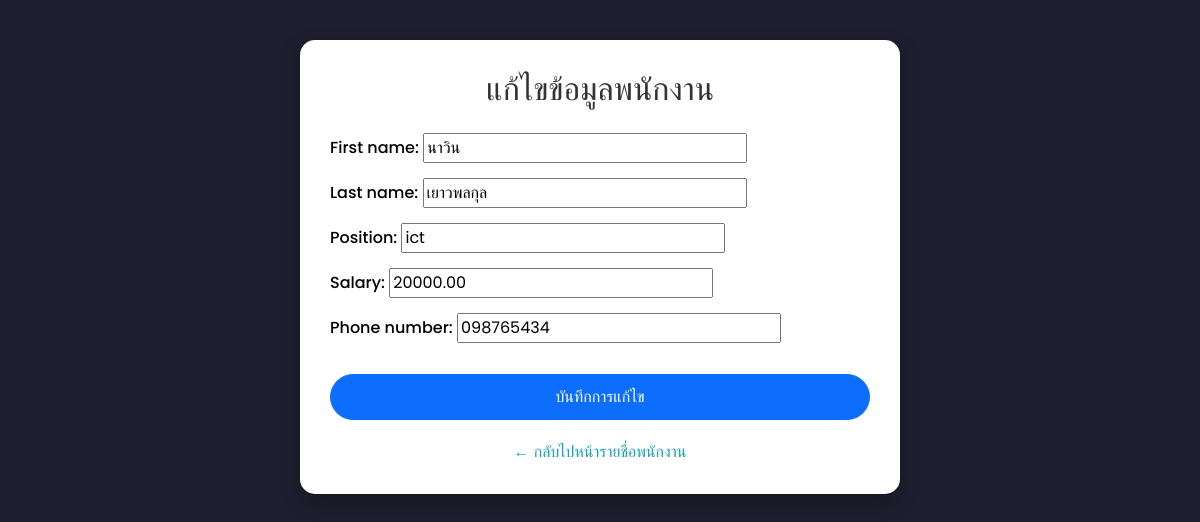
The page /edit/9/ on the database its author committed.
### employee/models.py (models this page shows, shortened)
class Employee(models.Model):
    first_name = models.CharField(max_length=100)
    last_name = models.CharField(max_length=100)
    position = models.CharField(max_length=100)
    salary = models.DecimalField(max_digits=10, decimal_places=2)
    phone_number = models.CharField(max_length=15)

### employee/views.py (the view)
# urls.py: path('edit/<int:pk>/', views.edit_employee, name='edit_employee'),  # หน้าแก้ไขพนักงาน
def edit_employee(request, pk):
    employee = Employee.objects.get(pk=pk)
    if request.method == 'POST':
        form = EmployeeForm(request.POST, instance=employee)
        if form.is_valid():
            form.save()
            return redirect('employee_list')  # กลับไปที่หน้ารายชื่อพนักงาน
    else:
        form = EmployeeForm(instance=employee)
    return render(request, 'edit_employee.html', {'form': form})

### employee/forms.py
class EmployeeForm(forms.ModelForm):
    class Meta:
        model = Employee
        fields = ['first_name', 'last_name', 'position', 'salary', 'phone_number']

### employee/templates/edit_employee.html (shortened to what this page needs)
<!DOCTYPE html>
<html lang="th">
<head>
    <link href="https://cdn.jsdelivr.net/npm/bootstrap@5.1.3/dist/css/bootstrap.min.css" rel="stylesheet">
</head>
<body>
    <div class="container fade-in">
        <h2>แก้ไขข้อมูลพนักงาน</h2>
        <form method="POST">
            {{ form.as_p }}
            <button type="submit" class="btn btn-primary mt-3">
                 บันทึกการแก้ไข
            </button>
        </form>
        <a href="{% url 'employee_list' %}" class="back-link">← กลับไปหน้ารายชื่อพนักงาน</a>
    </div>
</body>
</html>

### employee/templates/edit_employee.html (style rules this page uses)
body { font-family: 'Poppins', sans-serif; background-color: #1e1e2f; color: #f5f5f5; padding: 40px 20px; }
.container { max-width: 600px; background: #ffffff; color: #000; padding: 30px; border-radius: 15px; box-shadow: 0 8px 20px rgba(0, 0, 0, 0.3); margin: auto; }
h2 { text-align: center; margin-bottom: 25px; color: #333; }
form p { margin-bottom: 15px; }
.btn-primary { width: 100%; border-radius: 30px; padding: 10px; }
.back-link { display: block; text-align: center; margin-top: 20px; text-decoration: none; color: #17a2b8; font-weight: 500; }
label { font-weight: 500; }
.fade-in { animation: fadeIn 0.5s ease-in-out; }

### rows shown on the page
Employee: first_name "นาวิน", last_name "เยาวพลกุล", position "ict", salary "20000.00", phone_number "098765434"
